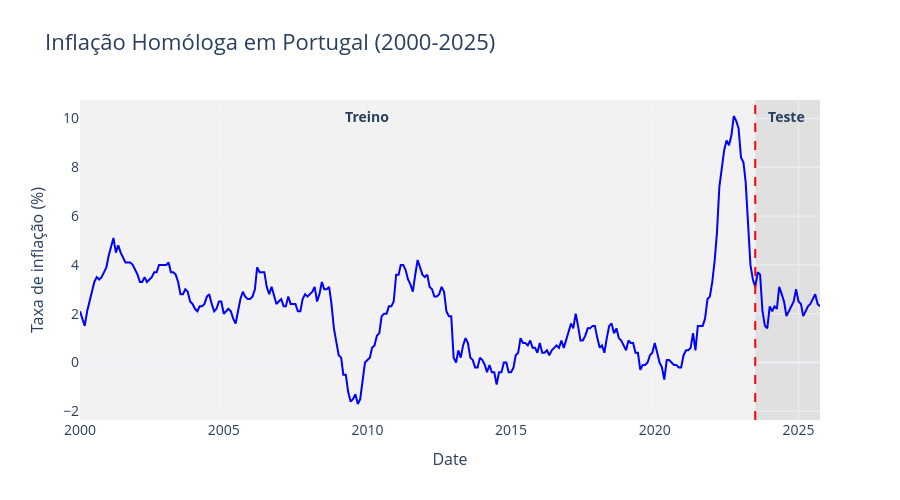

Here is the notebook cell this chart was saved with:
### Code cell
fig = go.Figure()
fig.add_trace(go.Scatter(x=df.Date, y=df[target], mode='lines', name='Inflation',
                        line=dict(color='blue', width=2)))

fig.add_vline(
    x="2023-07-01",
    line_width=2,
    line_dash="dash",
    line_color="red"
    # annotation_text="Julho 2023",
    # annotation_position="top right"
)

split_date = "2023-07-01"

fig.add_vrect(
    x0=df["Date"].min(),
    x1=split_date,
    fillcolor="rgba(0, 0, 0, 0.05)",
    # opacity=0.1,
    layer="below",
    line_width=0,
)

fig.add_vrect(
    x0=split_date,
    x1=df["Date"].max(),
    fillcolor="rgba(0, 0, 0, 0.12)",
    # opacity=0.1,
    layer="below",
    line_width=0,
)

fig.add_annotation(x="2010-01-01", y=max(df[target]),
                   text="Treino",
                   showarrow=False,
                   font=dict(size=14, weight='bold'))

fig.add_annotation(x="2024-08-01", y=max(df[target]),
                   text="Teste",
                   showarrow=False,
                   font=dict(size=14, weight='bold'))

fig.update_layout(title='Inflação Homóloga em Portugal (2000-2025)',
                  xaxis_title='Date', yaxis_title='Taxa de inflação (%)',
                  # 🔹 Fonte global (base)
                  font=dict(
                      size=ticket_size
                  ),
                    
                  # 🔹 Título principal
                  title_font=dict(
                      size=title_size
                  ),

                  # 🔹 Eixos
                  xaxis=dict(
                      title_font=dict(size=label_size),
                      tickfont=dict(size=ticket_size),
                  ),

                  yaxis=dict(
                      title_font=dict(size=label_size),
                      tickfont=dict(size=ticket_size)
                  ),
                  template='plotly_white', height=500)
fig.show()

### Figure 1 — Plotly figure (JSON) as saved in the notebook; plotly's stock layout.template omitted (floating-point values rounded to 4 significant figures; data arrays with more than 128 entries replaced by an {"elided": "..."} marker saying what was removed)
{"data": [{"line": {"color": "blue", "width": 2}, "mode": "lines", "name": "Inflation", "type": "scatter", "x": {"elided": "310 str values"}, "y": {"elided": "310 float values"}}], "layout": {"annotations": [{"font": {"size": 14, "weight": "bold"}, "showarrow": false, "text": "Treino", "x": "2010-01-01", "y": 10.1}, {"font": {"size": 14, "weight": "bold"}, "showarrow": false, "text": "Teste", "x": "2024-08-01", "y": 10.1}], "font": {"size": 14}, "height": 500, "shapes": [{"line": {"color": "red", "dash": "dash", "width": 2}, "type": "line", "x0": "2023-07-01", "x1": "2023-07-01", "xref": "x", "y0": 0, "y1": 1, "yref": "y domain"}, {"fillcolor": "rgba(0, 0, 0, 0.05)", "layer": "below", "line": {"width": 0}, "type": "rect", "x0": "2000-01-01T00:00:00", "x1": "2023-07-01", "xref": "x", "y0": 0, "y1": 1, "yref": "y domain"}, {"fillcolor": "rgba(0, 0, 0, 0.12)", "layer": "below", "line": {"width": 0}, "type": "rect", "x0": "2023-07-01", "x1": "2025-10-01T00:00:00", "xref": "x", "y0": 0, "y1": 1, "yref": "y domain"}], "title": {"font": {"size": 22}, "text": "Inflação Homóloga em Portugal (2000-2025)"}, "xaxis": {"tickfont": {"size": 14}, "title": {"font": {"size": 16}, "text": "Date"}}, "yaxis": {"tickfont": {"size": 14}, "title": {"font": {"size": 16}, "text": "Taxa de inflação (%)"}}}}
